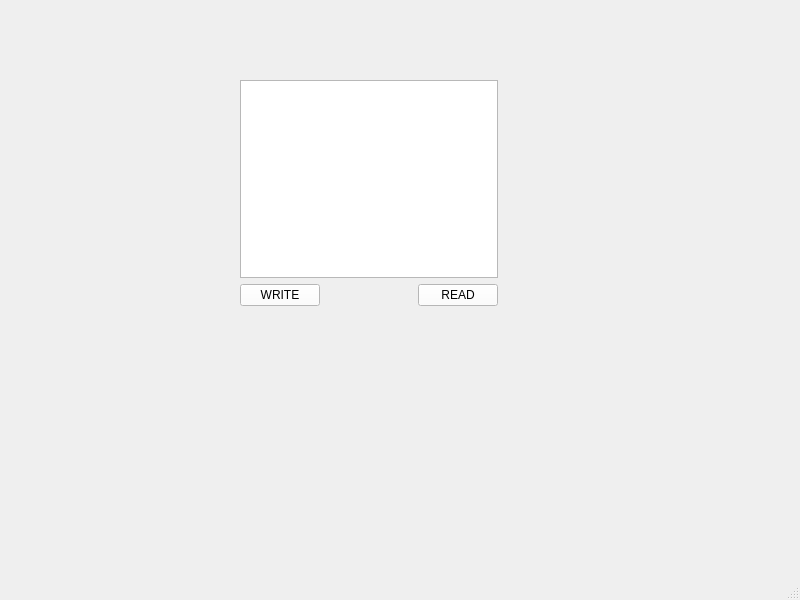
<?xml version="1.0" encoding="UTF-8"?>
<ui version="4.0">
 <class>MainWindow</class>
 <widget class="QMainWindow" name="MainWindow">
  <property name="geometry">
   <rect>
    <x>0</x>
    <y>0</y>
    <width>800</width>
    <height>600</height>
   </rect>
  </property>
  <property name="windowTitle">
   <string>MainWindow</string>
  </property>
  <widget class="QWidget" name="centralwidget">
   <widget class="QWidget" name="">
    <property name="geometry">
     <rect>
      <x>240</x>
      <y>80</y>
      <width>258</width>
      <height>226</height>
     </rect>
    </property>
    <layout class="QVBoxLayout" name="verticalLayout">
     <item>
      <widget class="QPlainTextEdit" name="plainTextEdit"/>
     </item>
     <item>
      <layout class="QHBoxLayout" name="horizontalLayout">
       <item>
        <widget class="QPushButton" name="WRite_button">
         <property name="styleSheet">
          <string notr="true">background-color: rgb(255, 255, 255);
font: 75 10pt &quot;MS Shell Dlg 2&quot;;</string>
         </property>
         <property name="text">
          <string>WRITE</string>
         </property>
        </widget>
       </item>
       <item>
        <spacer name="horizontalSpacer">
         <property name="orientation">
          <enum>Qt::Horizontal</enum>
         </property>
         <property name="sizeHint" stdset="0">
          <size>
           <width>40</width>
           <height>20</height>
          </size>
         </property>
        </spacer>
       </item>
       <item>
        <widget class="QPushButton" name="Read_button">
         <property name="styleSheet">
          <string notr="true">background-color: rgb(255, 255, 255);
font: 75 10pt &quot;MS Shell Dlg 2&quot;;</string>
         </property>
         <property name="text">
          <string>READ</string>
         </property>
        </widget>
       </item>
      </layout>
     </item>
    </layout>
   </widget>
  </widget>
  <widget class="QMenuBar" name="menubar">
   <property name="geometry">
    <rect>
     <x>0</x>
     <y>0</y>
     <width>800</width>
     <height>21</height>
    </rect>
   </property>
  </widget>
  <widget class="QStatusBar" name="statusbar"/>
 </widget>
 <resources/>
 <connections/>
</ui>
